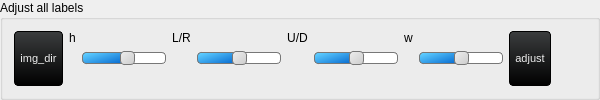
                 <widget class="QGroupBox" name="groupBox_17">
                  <property name="sizePolicy">
                   <sizepolicy hsizetype="Preferred" vsizetype="Preferred">
                    <horstretch>0</horstretch>
                    <verstretch>0</verstretch>
                   </sizepolicy>
                  </property>
                  <property name="minimumSize">
                   <size>
                    <width>0</width>
                    <height>0</height>
                   </size>
                  </property>
                  <property name="maximumSize">
                   <size>
                    <width>16777215</width>
                    <height>16777215</height>
                   </size>
                  </property>
                  <property name="styleSheet">
                   <string notr="true"/>
                  </property>
                  <property name="title">
                   <string>Adjust all labels</string>
                  </property>
                  <layout class="QHBoxLayout" name="horizontalLayout_11">
                   <item>
                    <widget class="QPushButton" name="images_button">
                     <property name="sizePolicy">
                      <sizepolicy hsizetype="Preferred" vsizetype="Preferred">
                       <horstretch>0</horstretch>
                       <verstretch>0</verstretch>
                      </sizepolicy>
                     </property>
                     <property name="minimumSize">
                      <size>
                       <width>0</width>
                       <height>0</height>
                      </size>
                     </property>
                     <property name="maximumSize">
                      <size>
                       <width>16777215</width>
                       <height>16777215</height>
                      </size>
                     </property>
                     <property name="styleSheet">
                      <string notr="true">QPushButton {
    background-color: qlineargradient(spread:repeat, x1:1, y1:0, x2:1, y2:1, stop:0 rgb(59, 61, 62), stop:1 rgb(0, 0, 0));
    color: rgb(238, 238, 238);
  	font-size: 8pt;

    border-style: solid;
    border-width: 1px;
    border-radius: 4px;
    border-color: rgb(0, 0, 0);
    padding: 5px;
}

QPushButton:flat {
    background-color: transparent;
    border: none;
    color: rgb(238, 238, 238);
}

QPushButton:disabled {
    background-color: #404040;
    color: #656565;
    border-color: rgb(0, 0, 0);
}

QPushButton:hover {
    background-color: rgba(236, 157, 0, 51);
    border: 1px solid rgb(236, 157, 0);
}

QPushButton:pressed {
    background-color: qlineargradient(spread:repeat, x1:1, y1:0, x2:1, y2:1, stop:0 rgb(28, 28, 32), stop:1 rgb(0, 0, 0));
    border: 1px solid rgb(236, 157, 0);
}

QPushButton:checked {
    background-color: qlineargradient(spread:repeat, x1:1, y1:0, x2:1, y2:1, stop:0 rgb(28, 28, 32), stop:1 rgb(0, 0, 0));
    border: 1px solid #222;
}</string>
                     </property>
                     <property name="text">
                      <string>img_dir</string>
                     </property>
                    </widget>
                   </item>
                   <item>
                    <widget class="QLabel" name="label_58">
                     <property name="text">
                      <string>h</string>
                     </property>
                     <property name="alignment">
                      <set>Qt::AlignHCenter|Qt::AlignTop</set>
                     </property>
                    </widget>
                   </item>
                   <item>
                    <widget class="QSlider" name="height_pos">
                     <property name="sizePolicy">
                      <sizepolicy hsizetype="Preferred" vsizetype="Preferred">
                       <horstretch>0</horstretch>
                       <verstretch>0</verstretch>
                      </sizepolicy>
                     </property>
                     <property name="maximumSize">
                      <size>
                       <width>167777</width>
                       <height>16777215</height>
                      </size>
                     </property>
                     <property name="styleSheet">
                      <string notr="true">QSlider::groove:horizontal {
    border: 1px solid #bbb;
    background: white;
    height: 10px;
    border-radius: 4px;
}

QSlider::sub-page:horizontal {
    background: qlineargradient(x1:0, y1:0, x2:0, y2:1, stop:0 #66e, stop:1 #bbf);
    background: qlineargradient(x1: 0, y1: 0.2, x2: 1, y2: 1, stop: 0 #5DCCFF, stop: 1 #0063cc);
    border: 1px solid #777;
    height: 10px;
    border-radius: 4px;
}

QSlider::add-page:horizontal {
    background: #fff;
    border: 1px solid #777;
    height: 10px;
    border-radius: 4px;
}

QSlider::handle:horizontal {
    background: qlineargradient(x1:0, y1:0, x2:1, y2:1, stop:0 #eee, stop:1 #ccc);
    border: 1px solid #777;
    width: 13px;
    margin-top: -2px;
    margin-bottom: -2px;
    border-radius: 4px;
}

QSlider::handle:horizontal:hover {
    background: qlineargradient(x1:0, y1:0, x2:1, y2:1, stop:0 #fff, stop:1 #ddd);
    border: 1px solid #444;
    border-radius: 4px;
}

QSlider::sub-page:horizontal:disabled {
    background: #bbb;
    border-color: #999;
}

QSlider::add-page:horizontal:disabled {
    background: #eee;
    border-color: #999;
}

QSlider::handle:horizontal:disabled {
    background: #eee;
    border: 1px solid #aaa;
    border-radius: 4px;
}

QSlider::groove:vertical {
    border: 1px solid #bbb;
    background: white;
    width: 10px;
    border-radius: 4px;
}

QSlider::sub-page:vertical {
    background: qlineargradient(x1:0, x2:1, y1:0, y2:1, stop:0 #66e, stop:1 #bbf);
    background: qlineargradient(x1: 0, y1: 0.2, x2: 1, y2: 1, stop: 0 #5DCCFF, stop: 1 #0063cc);
    border: 1px solid #777;
    width: 10px;
    border-radius: 4px;
}

QSlider::add-page:vertical {
    background: #fff;
    border: 1px solid #777;
    width: 10px;
    border-radius: 4px;
}

QSlider::handle:vertical {
    background: qlineargradient(x1:0, x2:1, y1:0, y2:1, stop:0 #eee, stop:1 #ccc);
    border: 1px solid #777;
    height: 13px;
    margin-left: -2px;
    margin-right: -2px;
    border-radius: 4px;
}

QSlider::handle:vertical:hover {
    background: qlineargradient(x1:0, x2:1, y1:0, y2:1, stop:0 #fff, stop:1 #ddd);
    border: 1px solid #444;
    border-radius: 4px;
}

QSlider::sub-page:vertical:disabled {
    background: #bbb;
    border-color: #999;
}

QSlider::add-page:vertical:disabled {
    background: #eee;
    border-color: #999;
}

QSlider::handle:vertical:disabled {
    background: #eee;
    border: 1px solid #aaa;
    border-radius: 4px;
}
</string>
                     </property>
                     <property name="minimum">
                      <number>-10</number>
                     </property>
                     <property name="maximum">
                      <number>8</number>
                     </property>
                     <property name="orientation">
                      <enum>Qt::Horizontal</enum>
                     </property>
                     <property name="tickPosition">
                      <enum>QSlider::NoTicks</enum>
                     </property>
                    </widget>
                   </item>
                   <item>
                    <widget class="QLabel" name="label_14">
                     <property name="text">
                      <string>L/R</string>
                     </property>
                     <property name="alignment">
                      <set>Qt::AlignHCenter|Qt::AlignTop</set>
                     </property>
                    </widget>
                   </item>
                   <item>
                    <widget class="QSlider" name="x_axis">
                     <property name="sizePolicy">
                      <sizepolicy hsizetype="Preferred" vsizetype="Preferred">
                       <horstretch>0</horstretch>
                       <verstretch>0</verstretch>
                      </sizepolicy>
                     </property>
                     <property name="maximumSize">
                      <size>
                       <width>16777215</width>
                       <height>16777215</height>
                      </size>
                     </property>
                     <property name="styleSheet">
                      <string notr="true">QSlider::groove:horizontal {
    border: 1px solid #bbb;
    background: white;
    height: 10px;
    border-radius: 4px;
}

QSlider::sub-page:horizontal {
    background: qlineargradient(x1:0, y1:0, x2:0, y2:1, stop:0 #66e, stop:1 #bbf);
    background: qlineargradient(x1: 0, y1: 0.2, x2: 1, y2: 1, stop: 0 #5DCCFF, stop: 1 #0063cc);
    border: 1px solid #777;
    height: 10px;
    border-radius: 4px;
}

QSlider::add-page:horizontal {
    background: #fff;
    border: 1px solid #777;
    height: 10px;
    border-radius: 4px;
}

QSlider::handle:horizontal {
    background: qlineargradient(x1:0, y1:0, x2:1, y2:1, stop:0 #eee, stop:1 #ccc);
    border: 1px solid #777;
    width: 13px;
    margin-top: -2px;
    margin-bottom: -2px;
    border-radius: 4px;
}

QSlider::handle:horizontal:hover {
    background: qlineargradient(x1:0, y1:0, x2:1, y2:1, stop:0 #fff, stop:1 #ddd);
    border: 1px solid #444;
    border-radius: 4px;
}

QSlider::sub-page:horizontal:disabled {
    background: #bbb;
    border-color: #999;
}

QSlider::add-page:horizontal:disabled {
    background: #eee;
    border-color: #999;
}

QSlider::handle:horizontal:disabled {
    background: #eee;
    border: 1px solid #aaa;
    border-radius: 4px;
}

QSlider::groove:vertical {
    border: 1px solid #bbb;
    background: white;
    width: 10px;
    border-radius: 4px;
}

QSlider::sub-page:vertical {
    background: qlineargradient(x1:0, x2:1, y1:0, y2:1, stop:0 #66e, stop:1 #bbf);
    background: qlineargradient(x1: 0, y1: 0.2, x2: 1, y2: 1, stop: 0 #5DCCFF, stop: 1 #0063cc);
    border: 1px solid #777;
    width: 10px;
    border-radius: 4px;
}

QSlider::add-page:vertical {
    background: #fff;
    border: 1px solid #777;
    width: 10px;
    border-radius: 4px;
}

QSlider::handle:vertical {
    background: qlineargradient(x1:0, x2:1, y1:0, y2:1, stop:0 #eee, stop:1 #ccc);
    border: 1px solid #777;
    height: 13px;
    margin-left: -2px;
    margin-right: -2px;
    border-radius: 4px;
}

QSlider::handle:vertical:hover {
    background: qlineargradient(x1:0, x2:1, y1:0, y2:1, stop:0 #fff, stop:1 #ddd);
    border: 1px solid #444;
    border-radius: 4px;
}

QSlider::sub-page:vertical:disabled {
    background: #bbb;
    border-color: #999;
}

QSlider::add-page:vertical:disabled {
    background: #eee;
    border-color: #999;
}

QSlider::handle:vertical:disabled {
    background: #eee;
    border: 1px solid #aaa;
    border-radius: 4px;
}
</string>
                     </property>
                     <property name="minimum">
                      <number>-10</number>
                     </property>
                     <property name="maximum">
                      <number>10</number>
                     </property>
                     <property name="orientation">
                      <enum>Qt::Horizontal</enum>
                     </property>
                     <property name="tickPosition">
                      <enum>QSlider::NoTicks</enum>
                     </property>
                    </widget>
                   </item>
                   <item>
                    <widget class="QLabel" name="label_13">
                     <property name="text">
                      <string>U/D</string>
                     </property>
                     <property name="alignment">
                      <set>Qt::AlignHCenter|Qt::AlignTop</set>
                     </property>
                    </widget>
                   </item>
                   <item>
                    <widget class="QSlider" name="y_axis">
                     <property name="sizePolicy">
                      <sizepolicy hsizetype="Preferred" vsizetype="Preferred">
                       <horstretch>0</horstretch>
                       <verstretch>0</verstretch>
                      </sizepolicy>
                     </property>
                     <property name="maximumSize">
                      <size>
                       <width>16777215</width>
                       <height>16777215</height>
                      </size>
                     </property>
                     <property name="styleSheet">
                      <string notr="true">QSlider::groove:horizontal {
    border: 1px solid #bbb;
    background: white;
    height: 10px;
    border-radius: 4px;
}

QSlider::sub-page:horizontal {
    background: qlineargradient(x1:0, y1:0, x2:0, y2:1, stop:0 #66e, stop:1 #bbf);
    background: qlineargradient(x1: 0, y1: 0.2, x2: 1, y2: 1, stop: 0 #5DCCFF, stop: 1 #0063cc);
    border: 1px solid #777;
    height: 10px;
    border-radius: 4px;
}

QSlider::add-page:horizontal {
    background: #fff;
    border: 1px solid #777;
    height: 10px;
    border-radius: 4px;
}

QSlider::handle:horizontal {
    background: qlineargradient(x1:0, y1:0, x2:1, y2:1, stop:0 #eee, stop:1 #ccc);
    border: 1px solid #777;
    width: 13px;
    margin-top: -2px;
    margin-bottom: -2px;
    border-radius: 4px;
}

QSlider::handle:horizontal:hover {
    background: qlineargradient(x1:0, y1:0, x2:1, y2:1, stop:0 #fff, stop:1 #ddd);
    border: 1px solid #444;
    border-radius: 4px;
}

QSlider::sub-page:horizontal:disabled {
    background: #bbb;
    border-color: #999;
}

QSlider::add-page:horizontal:disabled {
    background: #eee;
    border-color: #999;
}

QSlider::handle:horizontal:disabled {
    background: #eee;
    border: 1px solid #aaa;
    border-radius: 4px;
}

QSlider::groove:vertical {
    border: 1px solid #bbb;
    background: white;
    width: 10px;
    border-radius: 4px;
}

QSlider::sub-page:vertical {
    background: qlineargradient(x1:0, x2:1, y1:0, y2:1, stop:0 #66e, stop:1 #bbf);
    background: qlineargradient(x1: 0, y1: 0.2, x2: 1, y2: 1, stop: 0 #5DCCFF, stop: 1 #0063cc);
    border: 1px solid #777;
    width: 10px;
    border-radius: 4px;
}

QSlider::add-page:vertical {
    background: #fff;
    border: 1px solid #777;
    width: 10px;
    border-radius: 4px;
}

QSlider::handle:vertical {
    background: qlineargradient(x1:0, x2:1, y1:0, y2:1, stop:0 #eee, stop:1 #ccc);
    border: 1px solid #777;
    height: 13px;
    margin-left: -2px;
    margin-right: -2px;
    border-radius: 4px;
}

QSlider::handle:vertical:hover {
    background: qlineargradient(x1:0, x2:1, y1:0, y2:1, stop:0 #fff, stop:1 #ddd);
    border: 1px solid #444;
    border-radius: 4px;
}

QSlider::sub-page:vertical:disabled {
    background: #bbb;
    border-color: #999;
}

QSlider::add-page:vertical:disabled {
    background: #eee;
    border-color: #999;
}

QSlider::handle:vertical:disabled {
    background: #eee;
    border: 1px solid #aaa;
    border-radius: 4px;
}</string>
                     </property>
                     <property name="minimum">
                      <number>-10</number>
                     </property>
                     <property name="maximum">
                      <number>10</number>
                     </property>
                     <property name="orientation">
                      <enum>Qt::Horizontal</enum>
                     </property>
                     <property name="tickPosition">
                      <enum>QSlider::NoTicks</enum>
                     </property>
                    </widget>
                   </item>
                   <item>
                    <widget class="QLabel" name="label_16">
                     <property name="text">
                      <string>w</string>
                     </property>
                     <property name="alignment">
                      <set>Qt::AlignHCenter|Qt::AlignTop</set>
                     </property>
                    </widget>
                   </item>
                   <item>
                    <widget class="QSlider" name="width_position">
                     <property name="sizePolicy">
                      <sizepolicy hsizetype="Preferred" vsizetype="Preferred">
                       <horstretch>0</horstretch>
                       <verstretch>0</verstretch>
                      </sizepolicy>
                     </property>
                     <property name="minimumSize">
                      <size>
                       <width>0</width>
                       <height>0</height>
                      </size>
                     </property>
                     <property name="maximumSize">
                      <size>
                       <width>16777215</width>
                       <height>16777215</height>
                      </size>
                     </property>
                     <property name="styleSheet">
                      <string notr="true">QSlider::groove:horizontal {
    border: 1px solid #bbb;
    background: white;
    height: 10px;
    border-radius: 4px;
}

QSlider::sub-page:horizontal {
    background: qlineargradient(x1:0, y1:0, x2:0, y2:1, stop:0 #66e, stop:1 #bbf);
    background: qlineargradient(x1: 0, y1: 0.2, x2: 1, y2: 1, stop: 0 #5DCCFF, stop: 1 #0063cc);
    border: 1px solid #777;
    height: 10px;
    border-radius: 4px;
}

QSlider::add-page:horizontal {
    background: #fff;
    border: 1px solid #777;
    height: 10px;
    border-radius: 4px;
}

QSlider::handle:horizontal {
    background: qlineargradient(x1:0, y1:0, x2:1, y2:1, stop:0 #eee, stop:1 #ccc);
    border: 1px solid #777;
    width: 13px;
    margin-top: -2px;
    margin-bottom: -2px;
    border-radius: 4px;
}

QSlider::handle:horizontal:hover {
    background: qlineargradient(x1:0, y1:0, x2:1, y2:1, stop:0 #fff, stop:1 #ddd);
    border: 1px solid #444;
    border-radius: 4px;
}

QSlider::sub-page:horizontal:disabled {
    background: #bbb;
    border-color: #999;
}

QSlider::add-page:horizontal:disabled {
    background: #eee;
    border-color: #999;
}

QSlider::handle:horizontal:disabled {
    background: #eee;
    border: 1px solid #aaa;
    border-radius: 4px;
}

QSlider::groove:vertical {
    border: 1px solid #bbb;
    background: white;
    width: 10px;
    border-radius: 4px;
}

QSlider::sub-page:vertical {
    background: qlineargradient(x1:0, x2:1, y1:0, y2:1, stop:0 #66e, stop:1 #bbf);
    background: qlineargradient(x1: 0, y1: 0.2, x2: 1, y2: 1, stop: 0 #5DCCFF, stop: 1 #0063cc);
    border: 1px solid #777;
    width: 10px;
    border-radius: 4px;
}

QSlider::add-page:vertical {
    background: #fff;
    border: 1px solid #777;
    width: 10px;
    border-radius: 4px;
}

QSlider::handle:vertical {
    background: qlineargradient(x1:0, x2:1, y1:0, y2:1, stop:0 #eee, stop:1 #ccc);
    border: 1px solid #777;
    height: 13px;
    margin-left: -2px;
    margin-right: -2px;
    border-radius: 4px;
}

QSlider::handle:vertical:hover {
    background: qlineargradient(x1:0, x2:1, y1:0, y2:1, stop:0 #fff, stop:1 #ddd);
    border: 1px solid #444;
    border-radius: 4px;
}

QSlider::sub-page:vertical:disabled {
    background: #bbb;
    border-color: #999;
}

QSlider::add-page:vertical:disabled {
    background: #eee;
    border-color: #999;
}

QSlider::handle:vertical:disabled {
    background: #eee;
    border: 1px solid #aaa;
    border-radius: 4px;
}</string>
                     </property>
                     <property name="minimum">
                      <number>-10</number>
                     </property>
                     <property name="maximum">
                      <number>10</number>
                     </property>
                     <property name="orientation">
                      <enum>Qt::Horizontal</enum>
                     </property>
                     <property name="tickPosition">
                      <enum>QSlider::NoTicks</enum>
                     </property>
                    </widget>
                   </item>
                   <item>
                    <widget class="QPushButton" name="adjust_label">
                     <property name="sizePolicy">
                      <sizepolicy hsizetype="Preferred" vsizetype="Preferred">
                       <horstretch>0</horstretch>
                       <verstretch>0</verstretch>
                      </sizepolicy>
                     </property>
                     <property name="minimumSize">
                      <size>
                       <width>0</width>
                       <height>0</height>
                      </size>
                     </property>
                     <property name="maximumSize">
                      <size>
                       <width>16777215</width>
                       <height>16777215</height>
                      </size>
                     </property>
                     <property name="styleSheet">
                      <string notr="true">QPushButton {
    background-color: qlineargradient(spread:repeat, x1:1, y1:0, x2:1, y2:1, stop:0 rgb(59, 61, 62), stop:1 rgb(0, 0, 0));
    color: rgb(238, 238, 238);
  	font-size: 8pt;

    border-style: solid;
    border-width: 1px;
    border-radius: 4px;
    border-color: rgb(0, 0, 0);
    padding: 5px;
}

QPushButton:flat {
    background-color: transparent;
    border: none;
    color: rgb(238, 238, 238);
}

QPushButton:disabled {
    background-color: #404040;
    color: #656565;
    border-color: rgb(0, 0, 0);
}

QPushButton:hover {
    background-color: rgba(236, 157, 0, 51);
    border: 1px solid rgb(236, 157, 0);
}

QPushButton:pressed {
    background-color: qlineargradient(spread:repeat, x1:1, y1:0, x2:1, y2:1, stop:0 rgb(28, 28, 32), stop:1 rgb(0, 0, 0));
    border: 1px solid rgb(236, 157, 0);
}

QPushButton:checked {
    background-color: qlineargradient(spread:repeat, x1:1, y1:0, x2:1, y2:1, stop:0 rgb(28, 28, 32), stop:1 rgb(0, 0, 0));
    border: 1px solid #222;
}</string>
                     </property>
                     <property name="text">
                      <string>adjust</string>
                     </property>
                    </widget>
                   </item>
                   <item>
                    <widget class="QLabel" name="label_15">
                     <property name="maximumSize">
                      <size>
                       <width>16777215</width>
                       <height>0</height>
                      </size>
                     </property>
                     <property name="text">
                      <string>Taller</string>
                     </property>
                     <property name="alignment">
                      <set>Qt::AlignHCenter|Qt::AlignTop</set>
                     </property>
                    </widget>
                   </item>
                  </layout>
                 </widget>
